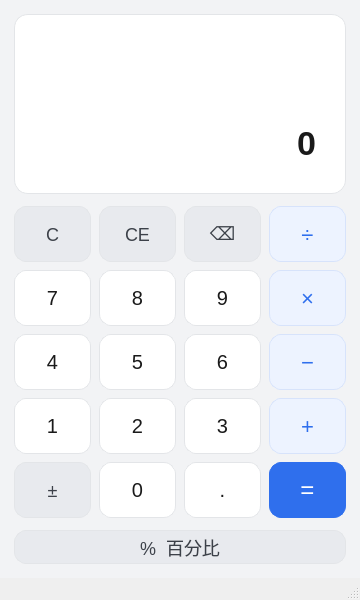
<?xml version="1.0" encoding="UTF-8"?>
<ui version="4.0">
 <class>MainWindow</class>
 <widget class="QMainWindow" name="MainWindow">
  <property name="geometry">
   <rect>
    <x>0</x>
    <y>0</y>
    <width>360</width>
    <height>600</height>
   </rect>
  </property>
  <property name="windowTitle">
   <string>计算器 - Qt实验1</string>
  </property>
  <property name="styleSheet">
   <string notr="true">QWidget#centralwidget {
    background-color: #F2F3F5;
}
QFrame#displayFrame {
    background-color: #FFFFFF;
    border: 1px solid #E3E5E8;
    border-radius: 14px;
}
QLabel#lblExpression {
    color: #8A8F99;
    font-size: 15px;
    font-family: &quot;Consolas&quot;;
    padding-right: 6px;
}
QLabel#lcdDisplay {
    color: #1A1A1A;
    font-size: 34px;
    font-weight: 600;
    font-family: &quot;Consolas&quot;;
    padding-right: 4px;
}
QPushButton {
    background-color: #FFFFFF;
    color: #1A1A1A;
    border: 1px solid #E3E5E8;
    border-radius: 12px;
    font-size: 20px;
    font-family: &quot;Microsoft YaHei&quot;;
}
QPushButton:hover {
    background-color: #F7F8FA;
}
QPushButton:pressed, QPushButton[keyPressed=&quot;true&quot;] {
    background-color: #DCE3EC;
    border: 1px solid #B9C4D2;
}
QPushButton#btnClearAll, QPushButton#btnClearEntry, QPushButton#btnBackspace,
QPushButton#btnSign, QPushButton#btnPercent {
    background-color: #E8EAEE;
    color: #3C4149;
    font-size: 18px;
}
QPushButton#btnClearAll:hover, QPushButton#btnClearEntry:hover,
QPushButton#btnBackspace:hover, QPushButton#btnSign:hover,
QPushButton#btnPercent:hover {
    background-color: #DDE0E6;
}
QPushButton#btnEquals {
    background-color: #2F6FED;
    color: #FFFFFF;
    font-size: 24px;
    border: 1px solid #2F6FED;
}
QPushButton#btnEquals:hover {
    background-color: #4680F2;
}
QPushButton#btnEquals:pressed, QPushButton#btnEquals[keyPressed=&quot;true&quot;] {
    background-color: #2559C4;
}
QPushButton#opAdd, QPushButton#opSub, QPushButton#opMul, QPushButton#opDiv {
    background-color: #EDF3FF;
    color: #2F6FED;
    font-size: 22px;
    border: 1px solid #D7E3FB;
}
QPushButton#opAdd:hover, QPushButton#opSub:hover,
QPushButton#opMul:hover, QPushButton#opDiv:hover {
    background-color: #E2EBFF;
}
QPushButton#opAdd[active=&quot;true&quot;], QPushButton#opSub[active=&quot;true&quot;],
QPushButton#opMul[active=&quot;true&quot;], QPushButton#opDiv[active=&quot;true&quot;] {
    background-color: #2F6FED;
    color: #FFFFFF;
    border: 1px solid #2F6FED;
}
QStatusBar {
    color: #8A8F99;
    font-size: 11px;
}</string>
  </property>
  <widget class="QWidget" name="centralwidget">
   <layout class="QVBoxLayout" name="verticalLayoutMain">
    <property name="spacing">
     <number>12</number>
    </property>
    <property name="leftMargin">
     <number>14</number>
    </property>
    <property name="topMargin">
     <number>14</number>
    </property>
    <property name="rightMargin">
     <number>14</number>
    </property>
    <property name="bottomMargin">
     <number>14</number>
    </property>
    <item>
     <widget class="QFrame" name="displayFrame">
      <property name="minimumSize">
       <size>
        <width>0</width>
        <height>120</height>
       </size>
      </property>
      <property name="frameShape">
       <enum>QFrame::StyledPanel</enum>
      </property>
      <layout class="QVBoxLayout" name="verticalLayoutDisplay">
       <property name="spacing">
        <number>4</number>
       </property>
       <property name="leftMargin">
        <number>16</number>
       </property>
       <property name="topMargin">
        <number>12</number>
       </property>
       <property name="rightMargin">
        <number>16</number>
       </property>
       <property name="bottomMargin">
        <number>12</number>
       </property>
       <item>
        <widget class="QLabel" name="lblExpression">
         <property name="minimumSize">
          <size>
           <width>0</width>
           <height>22</height>
          </size>
         </property>
         <property name="text">
          <string/>
         </property>
         <property name="alignment">
          <set>Qt::AlignRight|Qt::AlignTrailing|Qt::AlignVCenter</set>
         </property>
        </widget>
       </item>
       <item>
        <widget class="QLabel" name="lcdDisplay">
         <property name="minimumSize">
          <size>
           <width>0</width>
           <height>56</height>
          </size>
         </property>
         <property name="text">
          <string>0</string>
         </property>
         <property name="alignment">
          <set>Qt::AlignRight|Qt::AlignTrailing|Qt::AlignVCenter</set>
         </property>
         <property name="textInteractionFlags">
          <set>Qt::TextSelectableByMouse</set>
         </property>
        </widget>
       </item>
      </layout>
     </widget>
    </item>
    <item>
     <layout class="QGridLayout" name="gridLayoutKeys">
      <property name="horizontalSpacing">
       <number>8</number>
      </property>
      <property name="verticalSpacing">
       <number>8</number>
      </property>
      <item row="0" column="0">
       <widget class="QPushButton" name="btnClearAll">
        <property name="minimumSize">
         <size>
          <width>0</width>
          <height>56</height>
         </size>
        </property>
        <property name="text">
         <string>C</string>
        </property>
        <property name="toolTip">
         <string>C / Esc：清除全部</string>
        </property>
       </widget>
      </item>
      <item row="0" column="1">
       <widget class="QPushButton" name="btnClearEntry">
        <property name="minimumSize">
         <size>
          <width>0</width>
          <height>56</height>
         </size>
        </property>
        <property name="text">
         <string>CE</string>
        </property>
        <property name="toolTip">
         <string>CE / E：仅清除当前操作数</string>
        </property>
       </widget>
      </item>
      <item row="0" column="2">
       <widget class="QPushButton" name="btnBackspace">
        <property name="minimumSize">
         <size>
          <width>0</width>
          <height>56</height>
         </size>
        </property>
        <property name="text">
         <string>⌫</string>
        </property>
        <property name="toolTip">
         <string>Backspace：退格</string>
        </property>
       </widget>
      </item>
      <item row="0" column="3">
       <widget class="QPushButton" name="opDiv">
        <property name="minimumSize">
         <size>
          <width>0</width>
          <height>56</height>
         </size>
        </property>
        <property name="text">
         <string>÷</string>
        </property>
        <property name="toolTip">
         <string>/ 或 ÷：除</string>
        </property>
       </widget>
      </item>
      <item row="1" column="0">
       <widget class="QPushButton" name="btnDigit7">
        <property name="minimumSize">
         <size>
          <width>0</width>
          <height>56</height>
         </size>
        </property>
        <property name="text">
         <string>7</string>
        </property>
       </widget>
      </item>
      <item row="1" column="1">
       <widget class="QPushButton" name="btnDigit8">
        <property name="minimumSize">
         <size>
          <width>0</width>
          <height>56</height>
         </size>
        </property>
        <property name="text">
         <string>8</string>
        </property>
       </widget>
      </item>
      <item row="1" column="2">
       <widget class="QPushButton" name="btnDigit9">
        <property name="minimumSize">
         <size>
          <width>0</width>
          <height>56</height>
         </size>
        </property>
        <property name="text">
         <string>9</string>
        </property>
       </widget>
      </item>
      <item row="1" column="3">
       <widget class="QPushButton" name="opMul">
        <property name="minimumSize">
         <size>
          <width>0</width>
          <height>56</height>
         </size>
        </property>
        <property name="text">
         <string>×</string>
        </property>
        <property name="toolTip">
         <string>* 或 x：乘</string>
        </property>
       </widget>
      </item>
      <item row="2" column="0">
       <widget class="QPushButton" name="btnDigit4">
        <property name="minimumSize">
         <size>
          <width>0</width>
          <height>56</height>
         </size>
        </property>
        <property name="text">
         <string>4</string>
        </property>
       </widget>
      </item>
      <item row="2" column="1">
       <widget class="QPushButton" name="btnDigit5">
        <property name="minimumSize">
         <size>
          <width>0</width>
          <height>56</height>
         </size>
        </property>
        <property name="text">
         <string>5</string>
        </property>
       </widget>
      </item>
      <item row="2" column="2">
       <widget class="QPushButton" name="btnDigit6">
        <property name="minimumSize">
         <size>
          <width>0</width>
          <height>56</height>
         </size>
        </property>
        <property name="text">
         <string>6</string>
        </property>
       </widget>
      </item>
      <item row="2" column="3">
       <widget class="QPushButton" name="opSub">
        <property name="minimumSize">
         <size>
          <width>0</width>
          <height>56</height>
         </size>
        </property>
        <property name="text">
         <string>−</string>
        </property>
        <property name="toolTip">
         <string>- 或 −：减</string>
        </property>
       </widget>
      </item>
      <item row="3" column="0">
       <widget class="QPushButton" name="btnDigit1">
        <property name="minimumSize">
         <size>
          <width>0</width>
          <height>56</height>
         </size>
        </property>
        <property name="text">
         <string>1</string>
        </property>
       </widget>
      </item>
      <item row="3" column="1">
       <widget class="QPushButton" name="btnDigit2">
        <property name="minimumSize">
         <size>
          <width>0</width>
          <height>56</height>
         </size>
        </property>
        <property name="text">
         <string>2</string>
        </property>
       </widget>
      </item>
      <item row="3" column="2">
       <widget class="QPushButton" name="btnDigit3">
        <property name="minimumSize">
         <size>
          <width>0</width>
          <height>56</height>
         </size>
        </property>
        <property name="text">
         <string>3</string>
        </property>
       </widget>
      </item>
      <item row="3" column="3">
       <widget class="QPushButton" name="opAdd">
        <property name="minimumSize">
         <size>
          <width>0</width>
          <height>56</height>
         </size>
        </property>
        <property name="text">
         <string>+</string>
        </property>
        <property name="toolTip">
         <string>+：加</string>
        </property>
       </widget>
      </item>
      <item row="4" column="0">
       <widget class="QPushButton" name="btnSign">
        <property name="minimumSize">
         <size>
          <width>0</width>
          <height>56</height>
         </size>
        </property>
        <property name="text">
         <string>±</string>
        </property>
        <property name="toolTip">
         <string>F9：正负号</string>
        </property>
       </widget>
      </item>
      <item row="4" column="1">
       <widget class="QPushButton" name="btnDigit0">
        <property name="minimumSize">
         <size>
          <width>0</width>
          <height>56</height>
         </size>
        </property>
        <property name="text">
         <string>0</string>
        </property>
       </widget>
      </item>
      <item row="4" column="2">
       <widget class="QPushButton" name="btnDot">
        <property name="minimumSize">
         <size>
          <width>0</width>
          <height>56</height>
         </size>
        </property>
        <property name="text">
         <string>.</string>
        </property>
        <property name="toolTip">
         <string>. ：小数点</string>
        </property>
       </widget>
      </item>
      <item row="4" column="3">
       <widget class="QPushButton" name="btnEquals">
        <property name="minimumSize">
         <size>
          <width>0</width>
          <height>56</height>
         </size>
        </property>
        <property name="text">
         <string>=</string>
        </property>
        <property name="toolTip">
         <string>Enter 或 = ：计算结果</string>
        </property>
       </widget>
      </item>
     </layout>
    </item>
    <item>
     <widget class="QPushButton" name="btnPercent">
      <property name="minimumSize">
       <size>
        <width>0</width>
        <height>34</height>
       </size>
      </property>
      <property name="text">
       <string>%  百分比</string>
      </property>
      <property name="toolTip">
       <string>% ：转为百分比</string>
      </property>
     </widget>
    </item>
   </layout>
  </widget>
  <widget class="QStatusBar" name="statusbar"/>
 </widget>
 <resources/>
 <connections/>
</ui>
